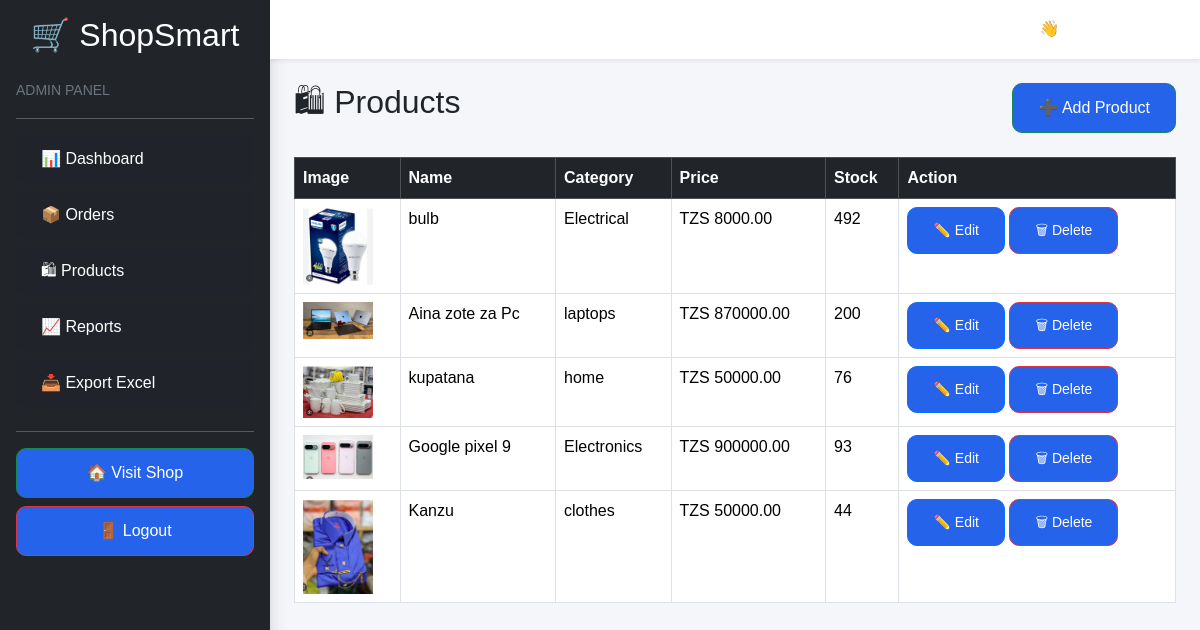
/dashboard/products/ (signed in), run on the app's committed database.
### products/models.py (models this page shows, shortened)
class Product(models.Model):
    category = models.ForeignKey(
        Category,
        on_delete=models.CASCADE
    )
    name = models.CharField(max_length=200)
    description = models.TextField()
    price = models.DecimalField(
        max_digits=12,
        decimal_places=2
    )
    stock = models.IntegerField()
    image = models.ImageField(
        upload_to='products/',
        blank=True,
        null=True
    )

class Category(models.Model):
    name = models.CharField(max_length=100)
    def __str__(self):
        return self.name

### products/views.py (the view)
# urls.py: path('dashboard/products/', views.admin_products, name='admin_products'),
@login_required
@user_passes_test(admin_required)
def admin_products(request):
    products = Product.objects.all().order_by('-id')
    return render(
        request,
        'products/admin_products.html',
        {
            'products': products
        }
    )

### products/views.py (called while the page is built)
def admin_required(user):
    return user.is_superuser

### templates/products/admin_products.html
{% extends 'admin_base.html' %}
{% block content %}
<div class="d-flex justify-content-between mb-4">
<h2>🛍 Products</h2>
<a href="{% url 'add_product' %}"
class="btn btn-success">
➕ Add Product
</a>
</div>
<table class="table table-bordered table-hover">
<thead class="table-dark">
<tr>
<th>Image</th>
<th>Name</th>
<th>Category</th>
<th>Price</th>
<th>Stock</th>
<th>Action</th>
</tr>
</thead>
<tbody>
{% for product in products %}
<tr>
<td>
{% if product.image %}
<img src="{{ product.image.url }}"
width="70">
{% endif %}
</td>
<td>{{ product.name }}</td>
<td>{{ product.category }}</td>
<td>TZS {{ product.price }}</td>
<td>{{ product.stock }}</td>
<td>
<a href="{% url 'edit_product' product.id %}"
class="btn btn-primary btn-sm">
✏️ Edit
</a>
<a href="{% url 'delete_product' product.id %}"
class="btn btn-danger btn-sm">
🗑 Delete
</a>
</td>
</tr>
{% endfor %}
</tbody>
</table>
{% endblock %}

### static/css/style.css (style rules this page uses)
* { margin:0; padding:0; box-sizing:border-box; }
body { font-family:'Segoe UI',sans-serif; background:#f4f7fb; }
* { margin:0; padding:0; box-sizing:border-box; font-family:Arial, sans-serif; }
body { background:#f4f6f9; }
.btn { padding:12px 25px; background:#2563eb; color:white; text-decoration:none; border-radius:8px; }
body { background:#f5f7fa; min-height:100vh; }
.btn { border-radius:10px; }

### data on the page
Product: image (picture), name "bulb", category "Electrical", price "8000.00", stock "492"
Product: image (picture), name "Aina zote za Pc", category "laptops", price "870000.00", stock "200"
Product: image (picture), name "kupatana", category "home", price "50000.00", stock "76"
Product: image (picture), name "Google pixel 9", category "Electronics", price "900000.00", stock "93"
Product: image (picture), name "Kanzu", category "clothes", price "50000.00", stock "44"
